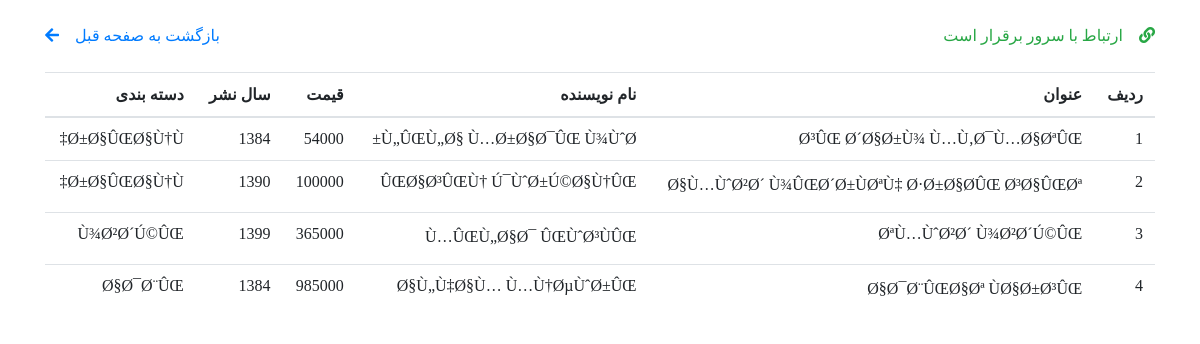
Page /Content/searching.php?show=all on the committed database.
### tables this page shows
CREATE TABLE IF NOT EXISTS `products` (
  `title` text NOT NULL,
  `author` text NOT NULL,
  `price` int(11) NOT NULL,
  `age` int(11) NOT NULL,
  `category` text NOT NULL,
  `id` int(11) NOT NULL AUTO_INCREMENT,
  PRIMARY KEY (`id`)
);

### Content/searching.php (the view, shortened to what this page needs)
<link rel="stylesheet" href="https://maxcdn.bootstrapcdn.com/bootstrap/4.4.1/css/bootstrap.min.css" />
<link href="https://cdn.fontcdn.ir/Font/Persian/Vazir/Vazir.css" rel="stylesheet" type="text/css" />
<link rel="stylesheet" href="https://pro.fontawesome.com/releases/v5.10.0/css/all.css" />
<?php
require_once('./../db/config.php');
@$searchSelect = $_POST['searchSelect'];
@$searchBox = $_POST['searchBox'];
if ($searchSelect === "ردیف")
    $searchQuery = "SELECT * FROM products WHERE (id = '$searchBox')";
elseif ($searchSelect === "عنوان کتاب")
    $searchQuery = "SELECT * FROM products WHERE (title = '$searchBox')";
elseif ($searchSelect === "نام نویسنده")
    $searchQuery = "SELECT * FROM products WHERE (author = '$searchBox')";
elseif ($searchSelect === "قیمت کتاب")
    $searchQuery = "SELECT * FROM products WHERE (price = '$searchBox')";
elseif ($searchSelect === "سال نشر")
    $searchQuery = "SELECT * FROM products WHERE (age = '$searchBox')";
elseif ($searchSelect === "دسته بندی کتاب")
    $searchQuery = "SELECT * FROM products WHERE (category = '$searchBox')";
else
    $searchQuery = "SELECT * FROM products WHERE 0";
if (@$_GET['show'] === 'all') {
    $searchQuery = "SELECT * FROM products WHERE 1";
};
if ($founded = $conn->query($searchQuery)) {
    if ($founded->num_rows > 0) {
?>
        <div class="container text-right" style="direction:rtl ; font-family: Vazir ; ">
            <table class="table">
                <thead>
                    <tr>
                        <th>ردیف</th>
                        <th>عنوان</th>
                        <th>نام نویسنده</th>
                        <th>قیمت</th>
                        <th>سال نشر</th>
                        <th>دسته بندی</th>
                    </tr>
                </thead>
                <tbody>
                    <?php
                    while ($rows =  $founded->fetch_assoc()) {
                        echo '<tr>'
                            . '<td>'
                            . $rows['id']
                            . '</td>'
                            . '<td>'
                            . $rows['title']
                            . '</td>'
                            . '<td>'
                            . $rows['author']
                            . '</td>'
                            . '<td>'
                            . $rows['price']
                            . '</td>'
                            . '<td>'
                            . $rows['age']
                            . '</td>'
                            . '<td>'
                            . $rows['category']
                            . '</td>'
                            . '</th>';
                    };
                    ?>
                </tbody>
            </table>
        </div>
    <?php
    } else if ($founded->num_rows <= 0) {
    ?>
        <div class="container border text-center text-danger mt-5 p-3" style="direction:rtl ; font-family: Vazir ; ">
            <div class="row my-5">
                <div class="col my-5">
                    <h2>
                        <span>
                            <i class="fa fa-check" aria-hidden="true"></i>
                        </span>
                        <span>هیچ اطلاعاتی یافت نشد</span>
                    </h2>
                </div>
            </div>
            <div class="row">
                <div class="col">
                    <a href="./../index.php" class="text-decoration-none text-success">بازگشت به صفحه قبل</a>
                </div>
            </div>
        </div>
<?php
    };
}

### db/config.php (shortened to what this page needs)
<?php
echo '<div class="container my-4 text-right" style="direction: rtl ; font-family: Vazir ; ">'
    . '<div class="row">'
    . '<div class="col">'
    . '<h6">'
    . '<i class="fa fa-link text-success" aria-hidden="true"></i>'
    . '<span class="text-success px-3">ارتباط با سرور برقرار است</span>'
    . '</h6>'
    . '</div>'
    . '<div class="col text-left">'
    . '<a href="./../index.php" class="text-primary text-decoration-none">'
    . '<span class="px-3">بازگشت به صفحه قبل</span>'
    . '<i class="fa fa-arrow-left" aria-hidden="true"></i>'
    . '</div>'
    . '</div>'
    . '</div>';

### rows in the picture
products: id "1", title "Ø³ÛŒ Ø´Ø§Ø±Ù¾ Ù…Ù‚Ø¯Ù…Ø§ØªÛŒ", author "Ù„ÛŒÙ„Ø§ Ù…Ø±Ø§Ø¯ÛŒ Ù¾ÙˆØ±", price "54000", age "1384", category "Ø±Ø§ÛŒØ§Ù†Ù‡"
products: id "2", title "Ø§Ù…ÙˆØ²Ø´ Ù¾ÛŒØ´Ø±ÙØªÙ‡ Ø·Ø±Ø§Ø­ÛŒ Ø³Ø§ÛŒØª", author "ÛŒØ§Ø³ÛŒÙ† Ú¯ÙˆØ±Ú©Ø§Ù†ÛŒ", price "100000", age "1390", category "Ø±Ø§ÛŒØ§Ù†Ù‡"
products: id "3", title "ØªÙ…ÙˆØ²Ø´ Ù¾Ø²Ø´Ú©ÛŒ", author "Ù…ÛŒÙ„Ø§Ø¯ ÛŒÙˆØ³ÙÛŒ", price "365000", age "1399", category "Ù¾Ø²Ø´Ú©ÛŒ"
products: id "4", title "Ø§Ø¯Ø¨ÛŒØ§Øª ÙØ§Ø±Ø³ÛŒ", author "Ø§Ù„Ù‡Ø§Ù… Ù…Ù†ØµÙˆØ±ÛŒ", price "985000", age "1384", category "Ø§Ø¯Ø¨ÛŒ"
